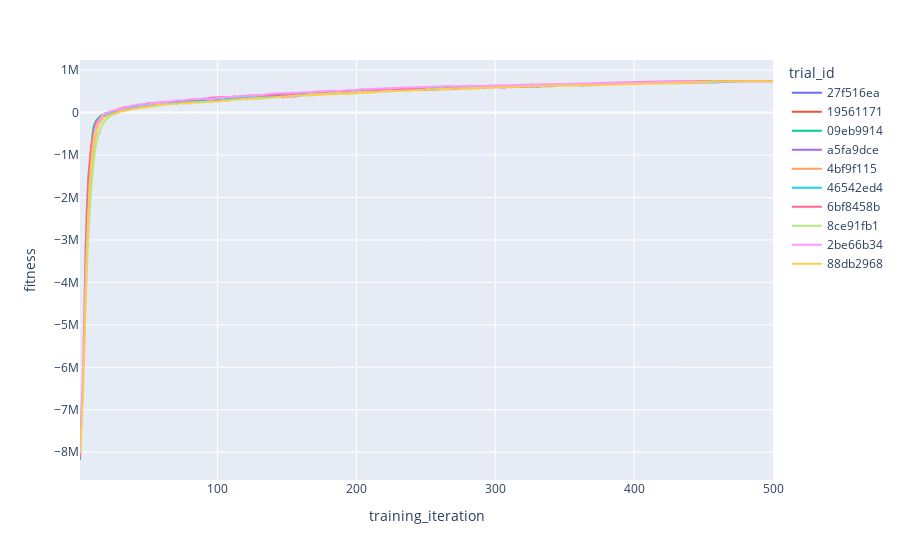

The notebook cell this image was saved under:
### Code cell
fig = px.line(
    data_frame=tuning_history_top,
    x="training_iteration",
    y="fitness",
    color="trial_id",
)
fig.show()

### Figure 1 — Plotly figure (JSON) as saved in the notebook; plotly's stock layout.template omitted (floating-point values rounded to 4 significant figures; data arrays with more than 128 entries replaced by an {"elided": "..."} marker saying what was removed)
{"data": [{"hovertemplate": "trial_id=27f516ea<br>training_iteration=%{x}<br>fitness=%{y}<extra></extra>", "legendgroup": "27f516ea", "line": {"color": "#636efa", "dash": "solid"}, "marker": {"symbol": "circle"}, "mode": "lines", "name": "27f516ea", "showlegend": true, "type": "scattergl", "x": {"elided": "500 int values"}, "xaxis": "x", "y": {"elided": "500 float values"}, "yaxis": "y"}, {"hovertemplate": "trial_id=19561171<br>training_iteration=%{x}<br>fitness=%{y}<extra></extra>", "legendgroup": "19561171", "line": {"color": "#EF553B", "dash": "solid"}, "marker": {"symbol": "circle"}, "mode": "lines", "name": "19561171", "showlegend": true, "type": "scattergl", "x": {"elided": "500 int values"}, "xaxis": "x", "y": {"elided": "500 float values"}, "yaxis": "y"}, {"hovertemplate": "trial_id=09eb9914<br>training_iteration=%{x}<br>fitness=%{y}<extra></extra>", "legendgroup": "09eb9914", "line": {"color": "#00cc96", "dash": "solid"}, "marker": {"symbol": "circle"}, "mode": "lines", "name": "09eb9914", "showlegend": true, "type": "scattergl", "x": {"elided": "500 int values"}, "xaxis": "x", "y": {"elided": "500 float values"}, "yaxis": "y"}, {"hovertemplate": "trial_id=a5fa9dce<br>training_iteration=%{x}<br>fitness=%{y}<extra></extra>", "legendgroup": "a5fa9dce", "line": {"color": "#ab63fa", "dash": "solid"}, "marker": {"symbol": "circle"}, "mode": "lines", "name": "a5fa9dce", "showlegend": true, "type": "scattergl", "x": {"elided": "500 int values"}, "xaxis": "x", "y": {"elided": "500 float values"}, "yaxis": "y"}, {"hovertemplate": "trial_id=4bf9f115<br>training_iteration=%{x}<br>fitness=%{y}<extra></extra>", "legendgroup": "4bf9f115", "line": {"color": "#FFA15A", "dash": "solid"}, "marker": {"symbol": "circle"}, "mode": "lines", "name": "4bf9f115", "showlegend": true, "type": "scattergl", "x": {"elided": "500 int values"}, "xaxis": "x", "y": {"elided": "500 float values"}, "yaxis": "y"}, {"hovertemplate": "trial_id=46542ed4<br>training_iteration=%{x}<br>fitness=%{y}<extra></extra>", "legendgroup": "46542ed4", "line": {"color": "#19d3f3", "dash": "solid"}, "marker": {"symbol": "circle"}, "mode": "lines", "name": "46542ed4", "showlegend": true, "type": "scattergl", "x": {"elided": "500 int values"}, "xaxis": "x", "y": {"elided": "500 float values"}, "yaxis": "y"}, {"hovertemplate": "trial_id=6bf8458b<br>training_iteration=%{x}<br>fitness=%{y}<extra></extra>", "legendgroup": "6bf8458b", "line": {"color": "#FF6692", "dash": "solid"}, "marker": {"symbol": "circle"}, "mode": "lines", "name": "6bf8458b", "showlegend": true, "type": "scattergl", "x": {"elided": "500 int values"}, "xaxis": "x", "y": {"elided": "500 float values"}, "yaxis": "y"}, {"hovertemplate": "trial_id=8ce91fb1<br>training_iteration=%{x}<br>fitness=%{y}<extra></extra>", "legendgroup": "8ce91fb1", "line": {"color": "#B6E880", "dash": "solid"}, "marker": {"symbol": "circle"}, "mode": "lines", "name": "8ce91fb1", "showlegend": true, "type": "scattergl", "x": {"elided": "500 int values"}, "xaxis": "x", "y": {"elided": "500 float values"}, "yaxis": "y"}, {"hovertemplate": "trial_id=2be66b34<br>training_iteration=%{x}<br>fitness=%{y}<extra></extra>", "legendgroup": "2be66b34", "line": {"color": "#FF97FF", "dash": "solid"}, "marker": {"symbol": "circle"}, "mode": "lines", "name": "2be66b34", "showlegend": true, "type": "scattergl", "x": {"elided": "500 int values"}, "xaxis": "x", "y": {"elided": "500 float values"}, "yaxis": "y"}, {"hovertemplate": "trial_id=88db2968<br>training_iteration=%{x}<br>fitness=%{y}<extra></extra>", "legendgroup": "88db2968", "line": {"color": "#FECB52", "dash": "solid"}, "marker": {"symbol": "circle"}, "mode": "lines", "name": "88db2968", "showlegend": true, "type": "scattergl", "x": {"elided": "500 int values"}, "xaxis": "x", "y": {"elided": "500 float values"}, "yaxis": "y"}], "layout": {"legend": {"title": {"text": "trial_id"}, "tracegroupgap": 0}, "margin": {"t": 60}, "xaxis": {"anchor": "y", "domain": [0, 1], "title": {"text": "training_iteration"}}, "yaxis": {"anchor": "x", "domain": [0, 1], "title": {"text": "fitness"}}}}
